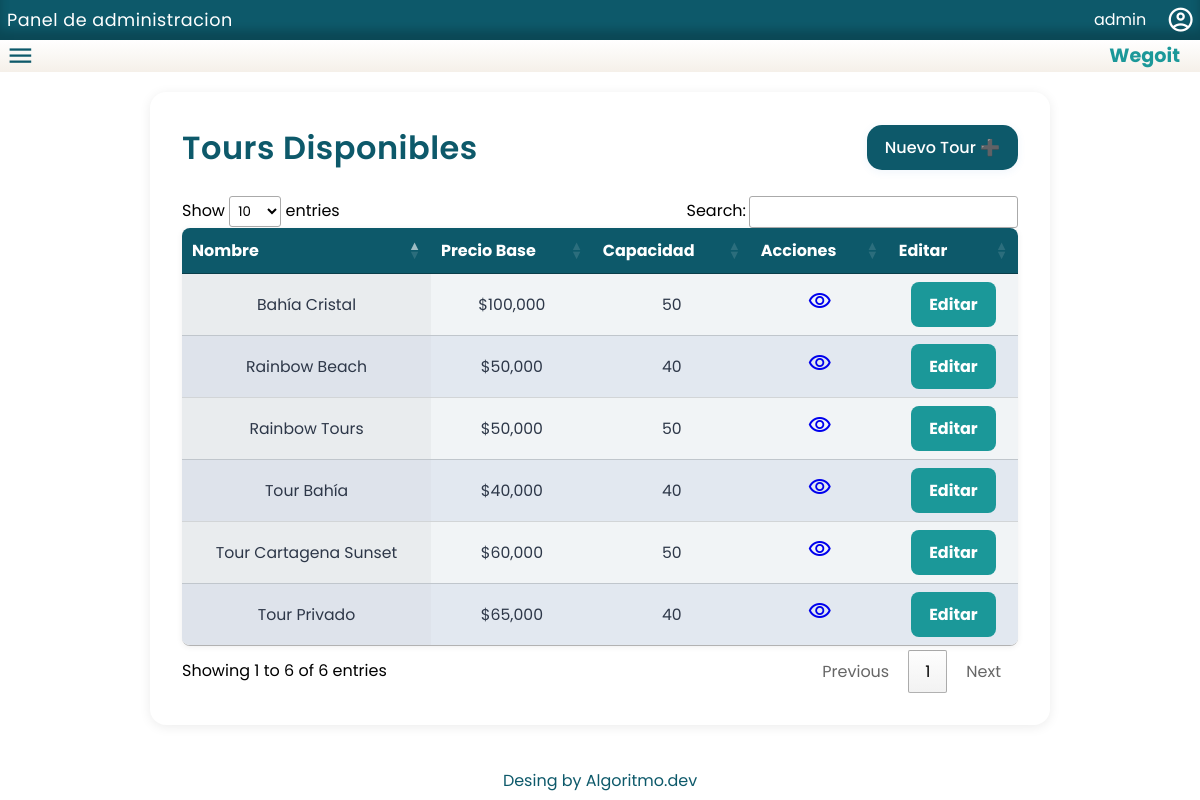
/tours/ (signed in), run on the app's committed database.
### reservations/models.py (models this page shows, shortened)
class Tour(models.Model):
    tour_name = models.CharField("Nombre del tour", max_length=255, unique=True)
    base_price = models.DecimalField("Precio base", max_digits=10, decimal_places=2)
    default_capacity = models.PositiveIntegerField("Capacidad por defecto")
    description = models.TextField("Descripción", blank=True, null=True)
    default_start_time = models.TimeField("Hora de inicio por defecto", null=True, blank=True)
    active = models.BooleanField("Activo", default=True)
    class Meta:
        verbose_name = "Tour"
        verbose_name_plural = "Tours"
        ordering = ["tour_name"]

### reservations/views.py (the view, shortened to what this page needs)
# urls.py: path("tours/", views.tour_list, name="tour_list"),
@login_required
def tour_list(request):
    tours = Tour.objects.all()
    form = TourForm()
    ctx = {
        "form": form,
        "tours": tours
    }
    return render(request, "tours/tour_list.html", ctx)

### reservations/forms.py
class TourForm(forms.ModelForm):
    class Meta:
        model = Tour
        fields = "__all__"
        widgets = {
            "tour_name": forms.TextInput(attrs={"class": "form__input"}),
            "base_price": forms.NumberInput(attrs={"class": "form__input", "step": "0.01"}),
            "default_capacity": forms.NumberInput(attrs={"class": "form__input", "min": "1"}),
            "description": forms.Textarea(attrs={"class": "form__input", "rows": 4}),
            "default_start_time": forms.TimeInput(attrs={"class": "form__input", "type": "time"}),
            "active": forms.CheckboxInput(attrs={"class": "form__checkbox"}),
        }

### reservations/templates/tours/tour_list.html (shortened to what this page needs)
{% extends "layouts/base.html" %}
{% load static %}
{% load humanize %}
{% block extra_css %}
<link rel="stylesheet" href="{% static 'assets/css/tours.css' %}">
<link rel="stylesheet" href="{% static 'assets/css/modalTour.css' %}">
{% endblock %}
{% block content %}
<div class="toursTable">
    <div class="toursTable__head">
        <h2 class="toursTable__title">Tours Disponibles</h2>
        <button class="toursTable__btn" id="openModalTourBtn">Nuevo Tour ➕</button>
    </div>
    <table id="tourTable" class="display responsive nowrap toursTable__table" style="width:100%">
        <thead>
            <tr>
                <th>Nombre</th>
                <th>Precio Base</th>
                <th>Capacidad</th>
                <th>Acciones</th>
                <th>Editar</th>
            </tr>
        </thead>
        <tbody>
            {% for tour in tours %}
            <tr>
                <td>{{ tour.tour_name }}</td>
                <td>${{ tour.base_price|floatformat:0|intcomma }}</td>
                <td>{{ tour.default_capacity }}</td>
                <td>
                    <a href="{% url 'tours:schedule_list' tour.id %}"><span class="material-symbols-outlined">visibility</span></a>
                </td>
                <td>
                    <button class="editTourBtn btn-apertura-tour"
                            data-tour-id="{{ tour.id }}"
                            data-tour-name="{{ tour.tour_name }}"
                            data-tour-description="{{ tour.description }}"
                            data-tour-base-price="{{ tour.base_price }}"
                            data-tour-default-capacity="{{ tour.default_capacity }}"
                            data-tour-active="{{ tour.active|yesno:'true,false' }}">
                        Editar
                    </button>
                </td>
            </tr>
            {% endfor %}
        </tbody>
    </table>
</div>
{% endblock %}

### reservations/templates/layouts/base.html (shortened to what this page needs)
{% load static %}
<!DOCTYPE html>
<html lang="es">
<head>
    <link rel="stylesheet" href="https://cdn.datatables.net/1.13.6/css/jquery.dataTables.min.css">
    <link rel="stylesheet" href="https://cdn.datatables.net/responsive/2.5.0/css/responsive.dataTables.min.css">
    <link rel="stylesheet" href="{% static 'assets/css/styles.css' %}">
    <link rel="stylesheet" href="{% static 'assets/css/admin.css' %}">
    {% block extra_css %}{% endblock %}
</head>
<body>
    {% if request.user.is_authenticated %}
        {% include 'includes/header.html' %}
    {% endif %}
    <main>
        {% block content %}
        {% endblock %}
    </main>
    {% include 'includes/footer.html' %}
</body>
</html>

### reservations/templates/includes/header.html (shortened to what this page needs)
<header>
    <div class="container1">
        <h2 class="reservations-list-title">Panel de administracion</h2>
        <div class="login-panel">
            <p>{{ request.user.username }}</p>
            <label class="login-panel-selector" for="">
                <span class="material-symbols-outlined">account_circle</span>
            </label>
        </div>
    </div>
    <div class="option-panel">
        <div class="nav-container">
            <label class="lateral-input" for="lateral-input">
                <span class="material-symbols-outlined">menu</span>
            </label>
        </div>
        <h2>Wegoit</h2>
    </div>
</header>

### reservations/templates/includes/footer.html
<footer class="footer">
    <p class="footer__text">Desing by Algoritmo.dev</p>
</footer>

### reservations/static/assets/css/styles.css (style rules this page uses)
.login-panel { display: flex; flex-direction: column; align-items: center; justify-content: center; }
html, body { height: 100%; margin: 0; }
body { margin: 0; padding: 0; background: #ffffff; font-family: "poppins"; display: flex; flex-direction: column; min-height: 100vh; overflow: auto; }
:root { --azul-oscuro:#0D596A; --azul-marino:#1B9899; --botton-color:hsl(180, 70%, 35%); --light-gray:#F5F0E9; --placeholders-color:#1B9899; --background-admin:hsl(180, 70%, 35%); --border-bottom:4px solid #0D596A; }
.footer { background-color: white; color:var(--azul-oscuro); margin: 0 auto; width: 60%; height: 40px; display: flex; align-items: center; justify-content: center; bottom: 0; border-top-left-radius: 50px; border-top-right-radius: 50px; }
@media screen and (min-width:950px) { .footer { position: fixed; bottom: 0; left: 50%; transform: translateX(-50%); border-top-left-radius: 50px; border-top-right-radius: 50px; width: 30%; height: 40px; display: flex; align-items: center; justify-content: center; } }

### reservations/static/assets/css/admin.css (style rules this page uses)
.btn-apertura-tour { background-color: #1B9899; color: white; border: none; border-radius: 8px; padding: 10px 18px; font-size: 1rem; font-weight: bold; cursor: pointer; transition: background 0.2s; }
:root { --azul-oscuro:#0D596A; --azul-marino:#1B9899; --botton-color:hsl(180, 70%, 35%); --light-gray:#F5F0E9; --placeholders-color:#1B9899; --background-admin:hsl(180, 70%, 35%,20%); --border-bottom:4px solid #0D596A; }
* { margin: 0; padding: 0; box-sizing: border-box; font-family: "poppins"; }
body { width: 100%; height: 100dvh; }
.container1 { width: 100%; display: flex; align-items: center; justify-content: space-between; background-color: var(--azul-oscuro); color: white; box-shadow: 0 -10px 10px rgba(0,0,0,0.2) inset; }
.container1 h2 { font-size: 1.1rem; padding: 7px; font-weight: normal; }
.login-panel { display: flex; gap: 10px; align-items: center; justify-content: center; flex-direction: row; }
.login-panel p { font-size: 1rem; }
.login-panel-selector { margin: 0; padding: 0; display: flex; align-items: center; gap: 6px; }
.login-panel-selector, .login-panel p { padding: 5px; }
.login-panel-selector span { font-size: 1.8rem; cursor: pointer; }
.lateral-input { display: flex; align-items: center; }
.lateral-input span { color: var(--azul-oscuro); font-size: 1.8rem; padding: 1.5px 6px; cursor: pointer; }
.option-panel { display: flex; align-items: center; justify-content: space-between; background: linear-gradient(to bottom, rgba(255, 255, 255, 1) 0%, var(--light-gray) 100%); color: var(--azul-marino); }
.option-panel h2 { font-size: 1.2rem; margin-right: 20px; }
html, body { height: 100%; margin: 0; }
body { display: flex; flex-direction: column; }
main { flex: 1; background-color:white; width: 100%; }
footer { background-color: var(--azul-oscuro); color: white; text-align: center; padding: 10px 0; z-index: 20; }
.reservations-list-title { font-size: 2rem; font-family: 'Poppins', sans-serif; color: #0D596A; font-weight: 600; letter-spacing: 0.5px; display: flex; align-items: center; gap: 0.5rem; }
.container1 .reservations-list-title { color: white; }

### reservations/static/assets/css/tours.css (style rules this page uses)
.toursTable { margin: 20px auto; background: #fff; border-radius: 16px; box-shadow: 0 2px 12px rgba(0,0,0,0.08); padding: 2rem; max-width: 900px; }
.toursTable__head { width: 100%; display: flex; justify-content: space-between; align-items: center; margin-bottom: 1.5rem; }
.toursTable__title { font-size: 2rem; font-family: 'Poppins', sans-serif; color: var(--azul-oscuro, #2d3748); font-weight: 600; letter-spacing: 0.5px; display: flex; align-items: center; gap: 0.5rem; }
.toursTable__btn { background-color: var(--azul-oscuro, #3182ce); color: #fff; border: none; border-radius: 15px; padding: 10px 18px; font-size: 1rem; cursor: pointer; font-weight: 500; box-shadow: 0 2px 8px rgba(49,130,206,0.08); transition: background 0.2s, color 0.2s; display: flex; align-items: center; gap: 0.4rem; }
.toursTable__table { width: 100%; border-radius: 8px; overflow: hidden; box-shadow: 0 1px 6px rgba(0,0,0,0.07); margin-bottom: 1.5rem; }
.toursTable__table th { background: var(--azul-oscuro, #3182ce); color: #fff; font-weight: 600; padding: 0.7rem; font-size: 1rem; text-align: center; }
.toursTable__table td { background: #f7fafc; color: #2d3748; padding: 0.7rem; font-size: 0.98rem; text-align: center; vertical-align: middle; }
.toursTable__table tr:nth-child(even) td { background: #e2e8f0; }

### data on the page
Tour: tour_name "Bahía Cristal", base_price "100,000", default_capacity "50"
Tour: tour_name "Rainbow Beach", base_price "50,000", default_capacity "40"
Tour: tour_name "Rainbow Tours", base_price "50,000", default_capacity "50"
Tour: tour_name "Tour Bahía", base_price "40,000", default_capacity "40"
Tour: tour_name "Tour Cartagena Sunset", base_price "60,000", default_capacity "50"
Tour: tour_name "Tour Privado", base_price "65,000", default_capacity "40"

### other printed values
{{ request.user.username }} "admin"
